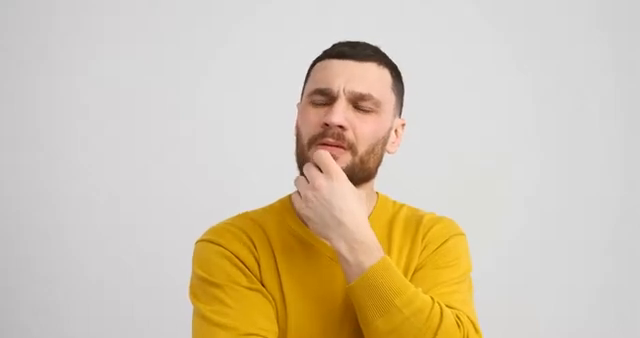
#> input picture frame 51 of guy.mp4, 640 x 338 px
$ python main.py
#> lines starting #> are read from the running program, lines starting #| are printed output that depends on the picture; after the words box and inside, x2 and y2 are one past the last pixel; in counts of white or black regions, pixels touching at a corner belong together
import pathlib
import cv2
from pywin.Demos.cmdserver import flags

c_path = pathlib.Path(cv2.__file__).parent.absolute() / "data/haarcascade_frontalface_default.xml"

clf = cv2.CascadeClassifier(str(c_path))

cam = cv2.VideoCapture("guy.mp4")

while True :
    _, frame = cam.read()
#> frame is the input picture: shape (338, 640, 3); mean B, G, R 176.6, 198, 210.9
    gray = cv2.cvtColor(frame ,cv2.COLOR_BGR2GRAY)
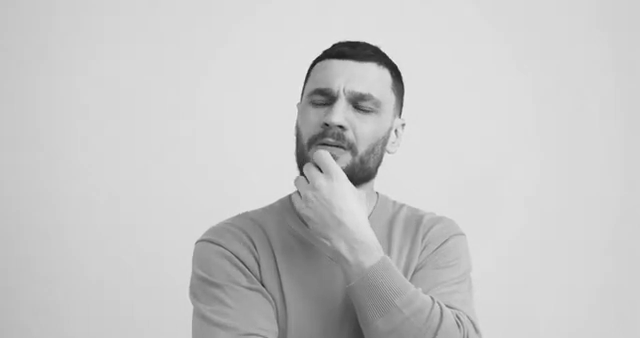
#> gray: shape (338, 640); min 23, max 243, mean 199.5
    faces = clf.detectMultiScale(
        gray ,
        scaleFactor=1.1,
        minNeighbors=5,
        minSize=(30,30),
        flags=cv2.CASCADE_SCALE_IMAGE
    )
#> faces = [[284, 59, 113, 113]]

    for (x ,y , width , height ) in faces :
        cv2.rectangle(frame , (x,y) , (x+width ,y+height),(255,255,0),2)
#> this loop made 1 pass
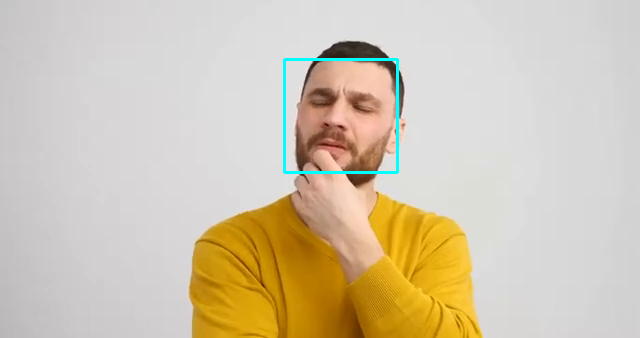
#> frame: shape (338, 640, 3); 0.62% of pixels changed, all inside (x1, y1, x2, y2) = (283, 58, 399, 174)

    cv2.imshow("Faces", frame)
    if cv2.waitKey(1)==ord("q"):
#> (key q is pressed here)
        break
cam.release()
cv2.destroyAllWindows()

$ run again, starting later in the video
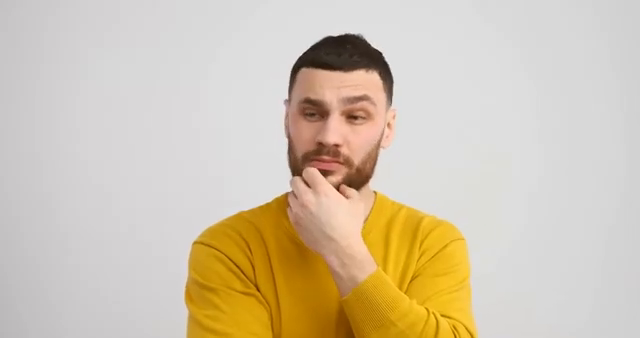
#> input picture frame 232 of guy.mp4, 640 x 338 px
#> frame is the input picture: shape (338, 640, 3); mean B, G, R 175.9, 197, 209.9
#> `gray = cv2.cvtColor(frame ,cv2.COLOR_BGR2GRAY)`:
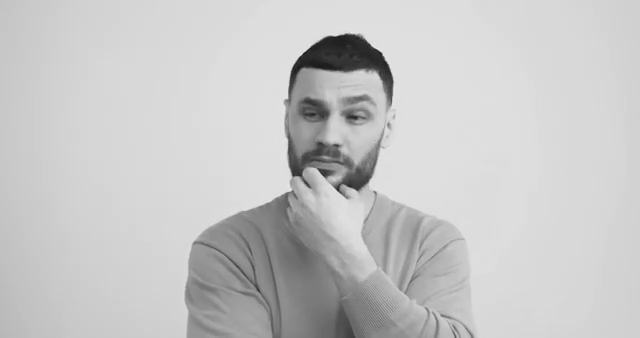
#> gray: shape (338, 640); min 23, max 241, mean 198.5
#> faces = [[270, 64, 127, 127]]
#> the loop `for (x ,y , width , height ) in faces :` made 1 pass
#> after the loop `for (x ,y , width , height ) in faces :`:
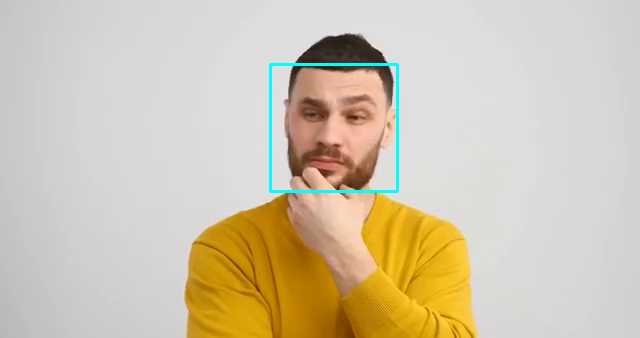
#> frame: shape (338, 640, 3); 0.7% of pixels changed, all inside (x1, y1, x2, y2) = (269, 63, 399, 193)

$ run again, starting later in the video
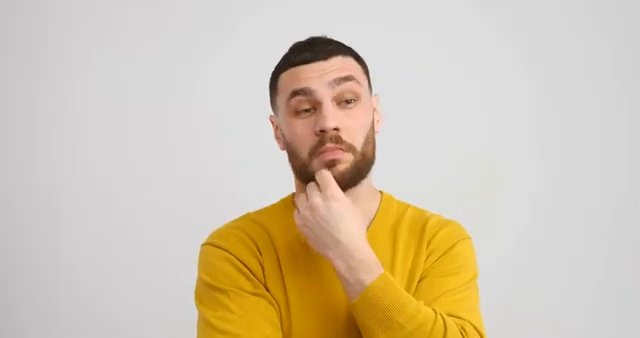
#> input picture frame 412 of guy.mp4, 640 x 338 px
#> frame is the input picture: shape (338, 640, 3); mean B, G, R 176.5, 197.5, 210.3
#> `gray = cv2.cvtColor(frame ,cv2.COLOR_BGR2GRAY)`:
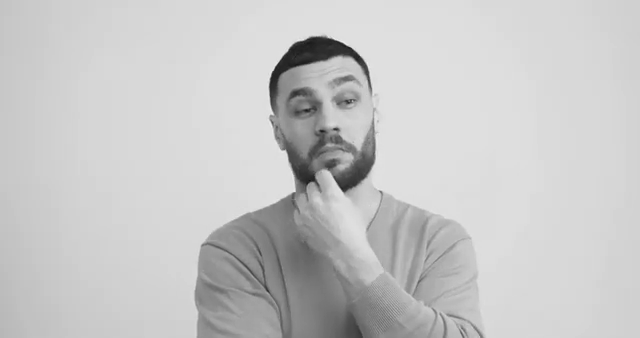
#> gray: shape (338, 640); min 22, max 241, mean 199
#> faces = [[264, 55, 125, 125]]
#> the loop `for (x ,y , width , height ) in faces :` made 1 pass
#> after the loop `for (x ,y , width , height ) in faces :`:
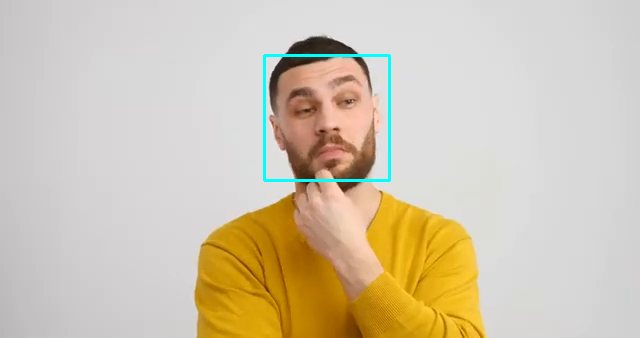
#> frame: shape (338, 640, 3); 0.69% of pixels changed, all inside (x1, y1, x2, y2) = (263, 54, 391, 182)
